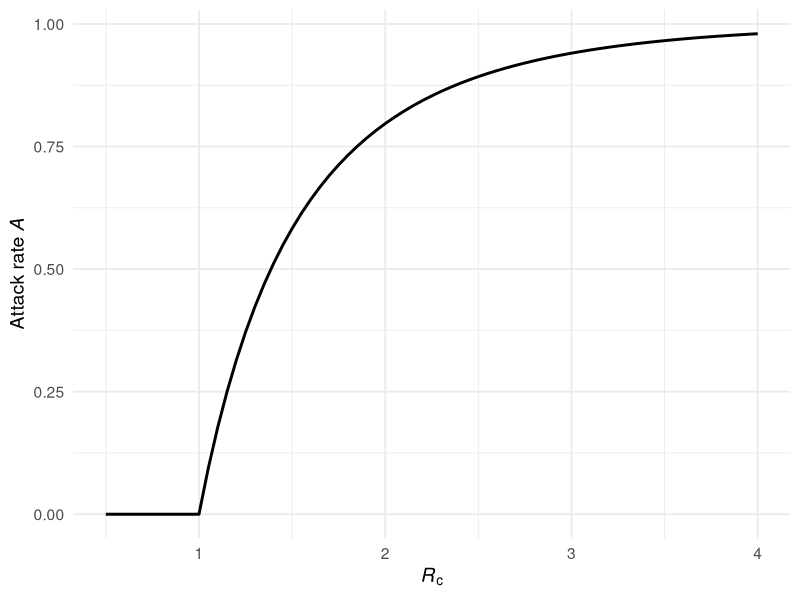
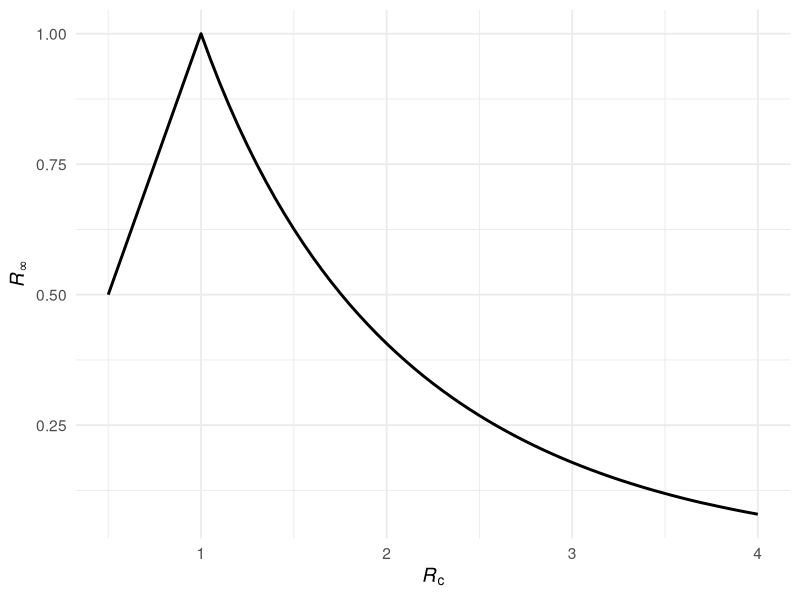
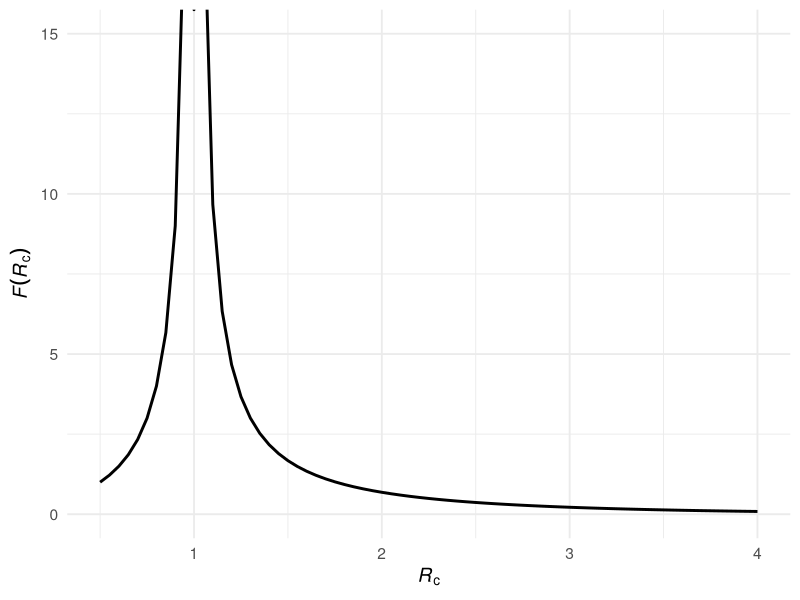
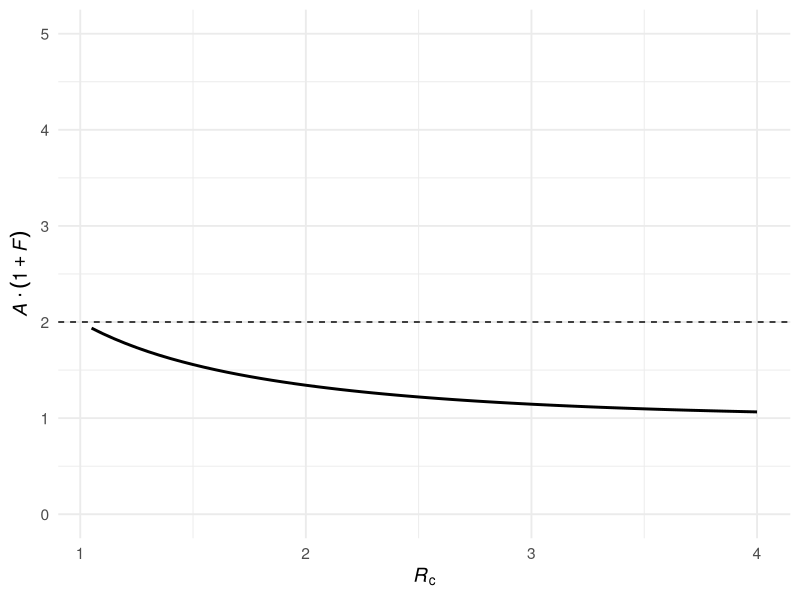
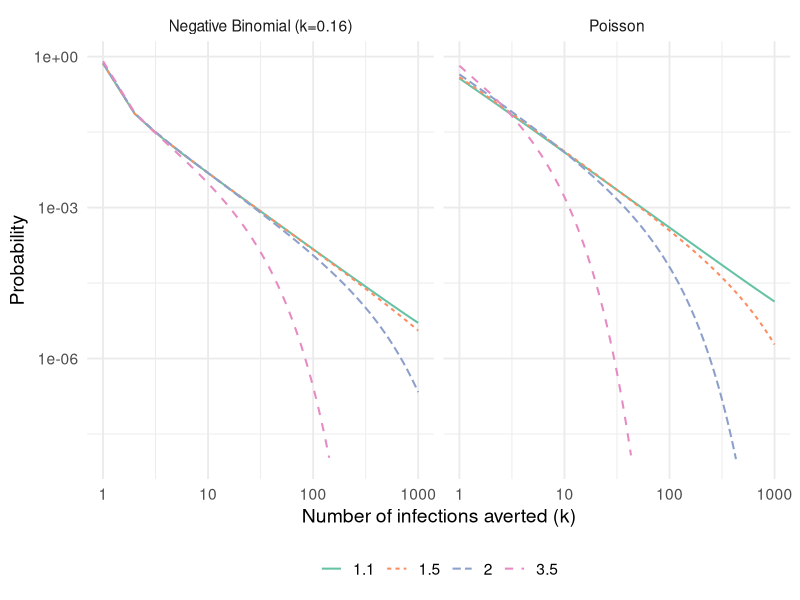

Here is the R script that generated these plots, in order:
## ---- chunk 1
#| label: fig-attack-rate
#| fig-cap: "The attack rate $\\mathcal{A}(\\mathcal{R}_c)$ as a function of $\\mathcal{R}_c$. The curve is identical for both offspring distributions — the attack rate depends only on $\\mathcal{R}_c$, not on the shape of the offspring distribution."

library(ggplot2)
library(dplyr)
library(tidyr)
theme_set(theme_minimal(base_size = 14) + theme(legend.position = "bottom", legend.title = element_blank()))

# Attack rate: SIR mean-field formula, distribution-independent
# A = 1 - exp(-R0 * A), guarantees R_inf = (1-A)*R0 < 1 for R0 > 1
solve_attack_rate <- function(R0, kappa = Inf) {
    if (R0 <= 1) {
        return(0)
    }
    tryCatch(
        {
            uniroot(function(A) A - (1 - exp(-R0 * A)), interval = c(1e-5, 1))$root
        },
        error = function(e) 0
    )
}

R0_seq <- seq(0.5, 4, by = 0.05)

df_ar <- data.frame(R0 = R0_seq) %>%
    mutate(A = sapply(R0, solve_attack_rate))

ggplot(df_ar, aes(x = R0, y = A)) +
    geom_line(linewidth = 1) +
    labs(
        x = expression(italic(R)[c]),
        y = expression("Attack rate " * italic(A))
    )
## ---- chunk 2
#| label: fig-R-inf
#| fig-cap: "The effective reproduction number at the end of the epidemic, $\\mathcal{R}_\\infty$."
#| echo: false

df_ar <- df_ar %>%
    mutate(R_inf = R0 * (1 - A))

ggplot(df_ar, aes(x = R0, y = R_inf)) +
    geom_line(linewidth = 1) +
    labs(
        x = expression(italic(R)[c]),
        y = expression(italic(R)[infinity])
    )
## ---- chunk 3
#| label: fig-F-R
#| fig-cap: "The expected number of infections averted $\\mathcal{F}(\\mathcal{R}_c)$."
#| echo: false

df_ar <- df_ar %>%
    mutate(F_R = R_inf / (1 - R_inf))

ggplot(df_ar, aes(x = R0, y = F_R)) +
    geom_line(linewidth = 1) +
    coord_cartesian(ylim = c(0, 15)) +
    labs(
        x = expression(italic(R)[c]),
        y = expression(italic(F)(italic(R)[c]))
    )
## ---- chunk 4
#| label: fig-A-times-F
#| fig-cap: "The expected benefit multiplied by epidemic probability, $\\mathcal{A}(\\mathcal{R}_c)[1 + \\mathcal{F}(\\mathcal{R}_c)]$. The dashed line indicates the theoretical limit of 2 as $\\mathcal{R}_c \\to 1^+$."
#| echo: false

# Calculate A * (1 + F)
df_ar <- df_ar %>%
    mutate(A_times_1_plus_F = A * (1 + F_R))

ggplot(df_ar %>% filter(R0 > 1), aes(x = R0, y = A_times_1_plus_F)) +
    geom_line(linewidth = 1) +
    geom_hline(yintercept = 2, linetype = "dashed", color = "black") +
    coord_cartesian(ylim = c(0, 5)) +
    labs(
        x = expression(italic(R)[c]),
        y = expression(italic(A) %.% (1 + italic(F)))
    )
## ---- chunk 5
#| label: fig-dist-averted
#| fig-cap: "Distribution of the number of infections averted when one infected individual isolates, computed via the Cauchy integral method. Shown on a log–log scale to reveal the power-law tail near $\\mathcal{R}_c = 1$."

# PGF of the offspring distribution, vectorised over complex x
pgf_mu <- function(x, R0, kappa = Inf) {
    if (is.infinite(kappa)) {
        exp(R0 * (x - 1))                         # Poisson
    } else {
        (kappa / (kappa + R0 * (1 - x)))^kappa    # Negative binomial
    }
}

# Extract PMF of infections averted via the Cauchy integral / FFT
infections_averted_pmf <- function(R0, kappa = Inf, N = 2^13,
                                   tol = 1e-10, max_iter = 1000) {
    A     <- solve_attack_rate(R0)
    if (A == 0) return(NULL)
    R_inf <- (1 - A) * R0

    # Uniformly-spaced points on the unit circle
    z <- exp(2i * pi * seq(0, N - 1) / N)

    # Iterate until convergence
    Omega <- rep(1 + 0i, N)
    for (g in seq_len(max_iter)) {
        Omega_new <- z * pgf_mu(1 - R_inf + R_inf * Omega, R0, kappa)
        if (max(Mod(Omega_new - Omega)) < tol) break
        Omega <- Omega_new
    }

    # Cauchy integral via FFT: c_k = (1/N) * Re[ FFT[Omega] ]_k
    c_k <- Re(fft(Omega)) / N
    c_k[c_k < 0] <- 0

    data.frame(k = seq_along(c_k) - 1L, prob = c_k)
}

R0_vals     <- c(1.1, 1.5, 2.0, 3.5)
dist_params <- list(Poisson = Inf, `Negative Binomial (k=0.16)` = 0.16)

df_pmf <- do.call(rbind, lapply(names(dist_params), function(dname) {
    kap <- dist_params[[dname]]
    do.call(rbind, lapply(R0_vals, function(r) {
        pmf <- infections_averted_pmf(r, kap)
        if (is.null(pmf)) return(NULL)
        pmf$Distribution <- dname
        pmf$R0 <- r
        pmf
    }))
}))

ggplot(
    df_pmf |> dplyr::filter(k >= 1, prob > 1e-8, k <= 1000),
    aes(x = k, y = prob, color = factor(R0), linetype = factor(R0))
) +
    geom_line(linewidth = 0.7) +
    facet_wrap(~Distribution) +
    scale_x_log10() +
    scale_y_log10() +
    labs(
        x = "Number of infections averted (k)",
        y = "Probability",
        color = expression(italic(R)[c]),
        linetype = expression(italic(R)[c])
    ) +
    scale_color_brewer(palette = "Set2")
